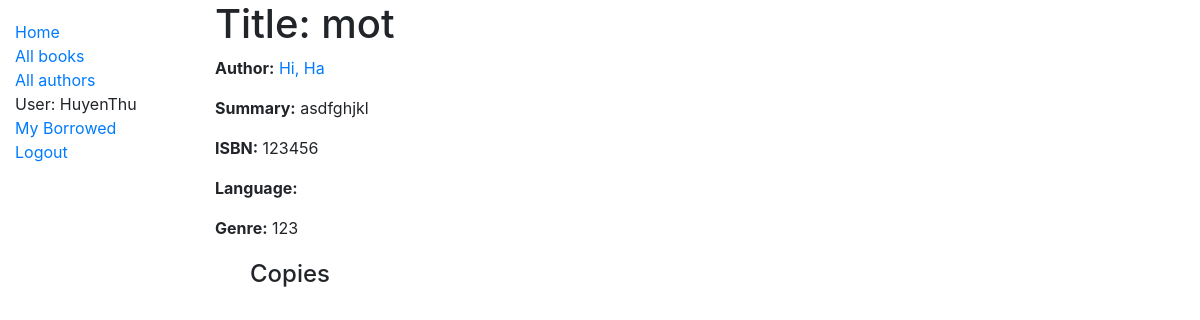
The app's page /en-us/catalog/book/1 (signed in) with its own data.
### catalog/models.py (models this page shows, shortened)
class Book(models.Model):
    title = models.CharField(max_length=200)
    author = models.ForeignKey('Author', on_delete=models.SET_NULL, null=True)
    summary = models.TextField(max_length=1000, help_text='Enter a brief description of the book')
    isbn = models.CharField('ISBN', max_length=13, unique=True,help_text='13 Character <ahref="https://www.isbn-international.org/content/what-isbn">ISBN number</a>')
    genre = models.ManyToManyField(Genre, help_text='Select a genre for this book')
    def display_genre(self):
        """Create a string for the Genre. This is required to display genre in Admin."""
        return ', '.join(genre.name for genre in self.genre.all()[:3])
    display_genre.short_description = 'Genre'

class Author(models.Model):
    first_name = models.CharField(max_length=100)
    last_name = models.CharField(max_length=100)
    date_of_birth = models.DateField(null=True, blank=True)
    date_of_death = models.DateField('Died', null=True, blank=True)
    class Meta:
        ordering = ['last_name', 'first_name']
    def get_absolute_url(self):
        return reverse('author-detail', args=[str(self.id)])
    def __str__(self):
        return f'{self.last_name}, {self.first_name}'

class Genre(models.Model):
    name = models.CharField(max_length=200, help_text='Enter a book genre (e.g.Science Fiction)')
    def __str__(self):
        return self.name

### catalog/views.py (the view)
# urls.py: path('book/<int:pk>', views.BookDetailView.as_view(), name='book-detail'),
class BookDetailView(generic.DetailView):
    model = Book
    def get_context_data(self, **kwargs):
        context = super().get_context_data(**kwargs)
        context['bookinstance_list'] = context['book'].bookinstance_set.all()
        return context

### catalog/templates/catalog/book_detail.html (shortened to what this page needs)
{% extends "base_generic.html" %}
{% load i18n %}
{% block content %}
    <h1>{% translate "Title" %}: {{ book.title }}</h1>
    <p><strong>{% translate "Author" %}:</strong> <a href="{{book.author.get_absolute_url}}">{{ book.author }}</a></p>
    <p><strong>{% translate "Summary" %}:</strong> {{ book.summary }}</p>
    <p><strong>{% translate "ISBN" %}:</strong> {{ book.isbn }}</p>
    <p><strong>{% translate "Language" %}:</strong> {{ book.language }}</p>
    <p><strong>{% translate "Genre" %}:</strong> {{ book.genre.all|join:", " }}</p>
    <div class="container">
        <h4>{% translate "Copies" %}</h4>
    </div>
{% endblock %}

### catalog/templates/base_generic.html (shortened to what this page needs)
{% load i18n %}
<!DOCTYPE html>
<html lang="en">
<head>
        <link rel="stylesheet" href="https://cdn.jsdelivr.net/npm/bootstrap@4.5.3/dist/css/bootstrap.min.css">
    {% load static %}
    <link rel="stylesheet" href="{% static 'css/styles.css' %}">
</head>
<body>
    <div class="container-fluid">
        <div class="row">
            <div class="col-sm-2">
                {% block sidebar %}
                    <ul class="sidebar-nav">
                        <li><a href="{% url 'index' %}">{% translate "Home" %}</a></li>
                        <li><a href="{% url 'books' %}">{% translate "All books" %}</a></li>
                        <li><a href="{% url 'authors' %}">{% translate "All authors" %}</a></li>
                        {% if user.is_authenticated %}
                            <li>{% translate 'User:' %} {{ user.get_username }}</li>
                            <li><a href="{% url 'my-borrowed' %}">{% translate "My Borrowed" %}</a></li>
                            <li><a href="{% url 'logout'%}?next={{request.path}}">{% translate 'Logout' %}</a></li>
                        {% else %}
                            <li><a href="{% url 'login'%}?next={{request.path}}">{% translate 'Login' %}</a></li>
                        {% endif %}
                    </ul>
                {% endblock %}
            </div>
            <div class="col-sm-10 ">
                {% block content %}{% endblock %}
            </div>
        </div>
    </div>
</body>
</html>

### catalog/static/styles.css (style rules this page uses)
.sidebar-nav { margin-top: 20px; padding: 0; list-style: none; }
.container { margin-left:20px; margin-top:20px }

### records on screen
Book: title "mot", author "Hi, Ha", summary "asdfghjkl", isbn "123456", genre.all "123"

### other values on screen
{{ user.get_username }} "HuyenThu"
